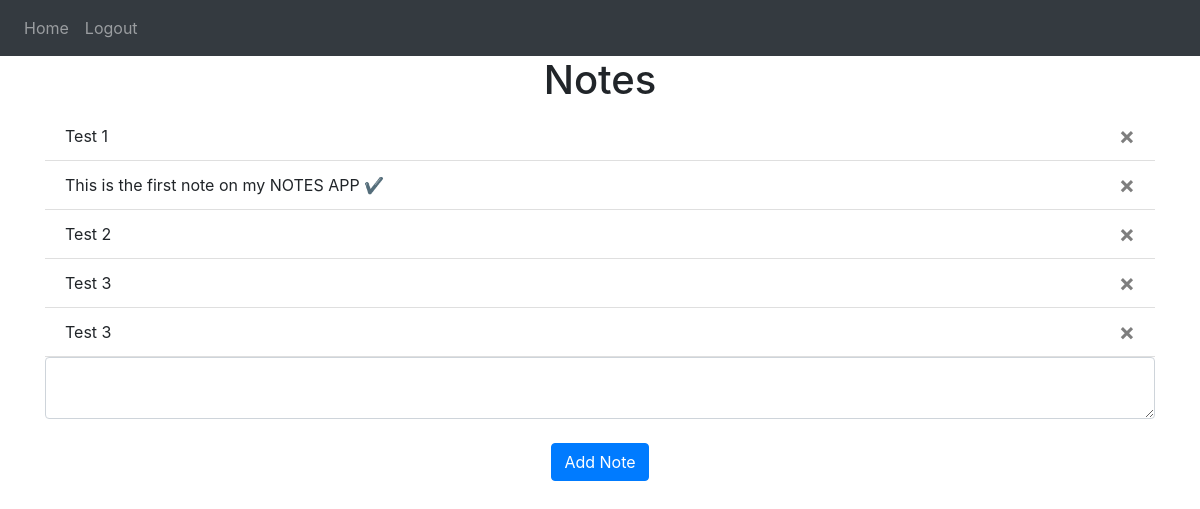
Screenshot of / (signed in) with the database file from the repository.
### website/models.py (models this page shows)
class Note(db.Model):
    id = db.Column(db.Integer, primary_key=True)
    data = db.Column(db.String(10000))
    date = db.Column(db.DateTime(timezone=True), default=func.now())
    user_id = db.Column(db.Integer, db.ForeignKey('user.id'))

### website/views.py (the view, shortened to what this page needs)
@views.route('/', methods=['GET', 'POST'])
@login_required
def home():
    return render_template("home.html", user=current_user)

### website/__init__.py (called while the page is built)
def create_app():
    app = Flask(__name__)
    app.config['SECRET_KEY'] = 'hjshjhdjah kjshkjdhjs'
    app.config['SQLALCHEMY_DATABASE_URI'] = f'sqlite:///{DB_NAME}'
    db.init_app(app)
    from .views import views
    from .auth import auth
    app.register_blueprint(views, url_prefix='/')
    app.register_blueprint(auth, url_prefix='/')
    from .models import User, Note
    with app.app_context():
        db.create_all()
    login_manager = LoginManager()
    login_manager.login_view = 'auth.login'
    login_manager.init_app(app)
    @login_manager.user_loader
    def load_user(id):
        return User.query.get(int(id))
    return app

### website/templates/home.html
{% extends "base.html" %} {% block title %}Home{% endblock %} {% block content
    %}
    <h1 align="center">Notes</h1>
    <ul class="list-group list-group-flush" id="notes">
      {% for note in user.notes %}
      <li class="list-group-item">
        {{ note.data }}
        <button type="button" class="close" onClick="deleteNote({{ note.id }})">
          <span aria-hidden="true">&times;</span>
        </button>
      </li>
      {% endfor %}
    </ul>
    <form method="POST">
      <textarea name="note" id="note" class="form-control"></textarea>
      <br />
      <div align="center">
        <button type="submit" class="btn btn-primary">Add Note</button>
      </div>
    </form>
    {% endblock %}

### website/templates/base.html (shortened to what this page needs)
<!DOCTYPE html>
<html>
  <head>
    <link
      rel="stylesheet"
      href="https://stackpath.bootstrapcdn.com/bootstrap/4.4.1/css/bootstrap.min.css"
    />
    <link
      rel="stylesheet"
      href="https://stackpath.bootstrapcdn.com/font-awesome/4.7.0/css/font-awesome.min.css"
    />
  </head>
  <body>
    <nav class="navbar navbar-expand-lg navbar-dark bg-dark">
      <div class="collapse navbar-collapse" id="navbar">
        <div class="navbar-nav">
          {% if user.is_authenticated %}
          <a class="nav-item nav-link" id="home" href="/">Home</a>
          <a class="nav-item nav-link" id="logout" href="/logout">Logout</a>
          {% else %}
          <a class="nav-item nav-link" id="login" href="/login">Login</a>
          <a class="nav-item nav-link" id="signUp" href="/sign-up">Sign Up</a>
          {% endif %}
        </div>
      </div>
    </nav>
    <div class="container">{% block content %} {% endblock %}</div>
  </body>
</html>

### rows the page displays
Note: data "Test 1"
Note: data "This is the first note on my NOTES APP ✔️"
Note: data "Test 2"
Note: data "Test 3"
Note: data "Test 3"
